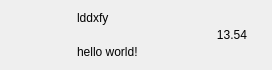
<?xml version="1.0" encoding="UTF-8"?>
<ui version="4.0">
 <class>ChatUserWid</class>
 <widget class="QWidget" name="ChatUserWid">
  <property name="geometry">
   <rect>
    <x>0</x>
    <y>0</y>
    <width>272</width>
    <height>70</height>
   </rect>
  </property>
  <property name="minimumSize">
   <size>
    <width>0</width>
    <height>70</height>
   </size>
  </property>
  <property name="maximumSize">
   <size>
    <width>16777215</width>
    <height>70</height>
   </size>
  </property>
  <property name="windowTitle">
   <string>Form</string>
  </property>
  <layout class="QHBoxLayout" name="horizontalLayout">
   <property name="spacing">
    <number>5</number>
   </property>
   <property name="leftMargin">
    <number>6</number>
   </property>
   <property name="topMargin">
    <number>2</number>
   </property>
   <property name="rightMargin">
    <number>6</number>
   </property>
   <property name="bottomMargin">
    <number>2</number>
   </property>
   <item>
    <widget class="QWidget" name="icon_wid" native="true">
     <property name="minimumSize">
      <size>
       <width>50</width>
       <height>50</height>
      </size>
     </property>
     <property name="maximumSize">
      <size>
       <width>50</width>
       <height>50</height>
      </size>
     </property>
     <layout class="QHBoxLayout" name="horizontalLayout_2">
      <property name="spacing">
       <number>0</number>
      </property>
      <property name="leftMargin">
       <number>0</number>
      </property>
      <property name="topMargin">
       <number>0</number>
      </property>
      <property name="rightMargin">
       <number>0</number>
      </property>
      <property name="bottomMargin">
       <number>0</number>
      </property>
      <item>
       <widget class="QLabel" name="icon_lb">
        <property name="minimumSize">
         <size>
          <width>45</width>
          <height>45</height>
         </size>
        </property>
        <property name="maximumSize">
         <size>
          <width>45</width>
          <height>45</height>
         </size>
        </property>
        <property name="text">
         <string/>
        </property>
       </widget>
      </item>
     </layout>
    </widget>
   </item>
   <item>
    <widget class="QWidget" name="widget_2" native="true">
     <property name="minimumSize">
      <size>
       <width>120</width>
       <height>0</height>
      </size>
     </property>
     <property name="maximumSize">
      <size>
       <width>120</width>
       <height>16777215</height>
      </size>
     </property>
     <layout class="QVBoxLayout" name="verticalLayout">
      <property name="leftMargin">
       <number>2</number>
      </property>
      <property name="topMargin">
       <number>2</number>
      </property>
      <property name="rightMargin">
       <number>2</number>
      </property>
      <property name="bottomMargin">
       <number>2</number>
      </property>
      <item>
       <widget class="QLabel" name="name_lb">
        <property name="text">
         <string>lddxfy</string>
        </property>
       </widget>
      </item>
      <item>
       <widget class="QLabel" name="msg_lb">
        <property name="text">
         <string>hello world!</string>
        </property>
       </widget>
      </item>
     </layout>
    </widget>
   </item>
   <item>
    <widget class="QWidget" name="time_wid" native="true">
     <property name="minimumSize">
      <size>
       <width>50</width>
       <height>50</height>
      </size>
     </property>
     <property name="maximumSize">
      <size>
       <width>50</width>
       <height>50</height>
      </size>
     </property>
     <layout class="QHBoxLayout" name="horizontalLayout_3">
      <property name="spacing">
       <number>0</number>
      </property>
      <property name="leftMargin">
       <number>0</number>
      </property>
      <property name="topMargin">
       <number>0</number>
      </property>
      <property name="rightMargin">
       <number>0</number>
      </property>
      <property name="bottomMargin">
       <number>0</number>
      </property>
      <item>
       <widget class="QLabel" name="time_lb">
        <property name="text">
         <string>13.54</string>
        </property>
        <property name="alignment">
         <set>Qt::AlignCenter</set>
        </property>
       </widget>
      </item>
     </layout>
    </widget>
   </item>
  </layout>
 </widget>
 <resources/>
 <connections/>
</ui>
